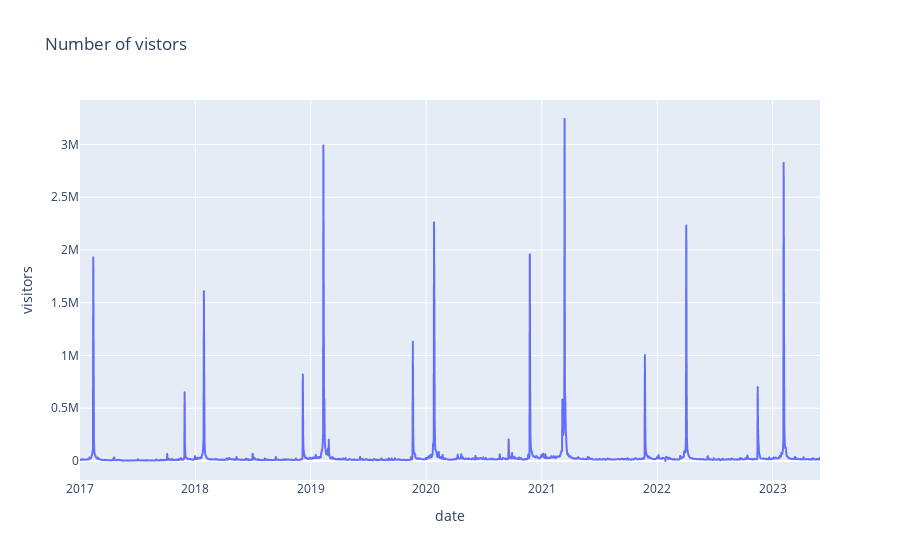

Here is the notebook cell this chart was saved with:
### Markdown cell above
## Task 3

We all know The Grammy Awards is *the* biggest music event in the music industry, but how many visitors does that bring to the website?

**A.** Create a line chart of the number of users on the site for every day in the `full_df`. See if you can spot the days the Grammys awards are hosted.

### Code cell
# Plot a line chart of the visitors on the site.
linegraph = px.line(full_df, x = 'date', y ='visitors',
           labels={'visitors ': 'number of vistors', 'date': 'date'},
           title="Number of vistors")

linegraph.show()

### Figure 1 — Plotly figure (JSON) as saved in the notebook; plotly's stock layout.template omitted (floating-point values rounded to 4 significant figures; data arrays with more than 128 entries replaced by an {"elided": "..."} marker saying what was removed)
{"data": [{"hovertemplate": "date=%{x}<br>visitors=%{y}<extra></extra>", "legendgroup": "", "line": {"color": "#636efa", "dash": "solid"}, "marker": {"symbol": "circle"}, "mode": "lines", "name": "", "showlegend": false, "type": "scattergl", "x": {"elided": "2342 str values"}, "xaxis": "x", "y": {"elided": "2342 int values"}, "yaxis": "y"}], "layout": {"autosize": true, "legend": {"tracegroupgap": 0}, "title": {"text": "Number of vistors"}, "xaxis": {"anchor": "y", "autorange": true, "domain": [0, 1], "range": ["2017-01-01", "2023-05-31"], "title": {"text": "date"}, "type": "date"}, "yaxis": {"anchor": "x", "autorange": true, "domain": [0, 1], "range": [-180100.0, 3422000.0], "title": {"text": "visitors"}, "type": "linear"}}}
